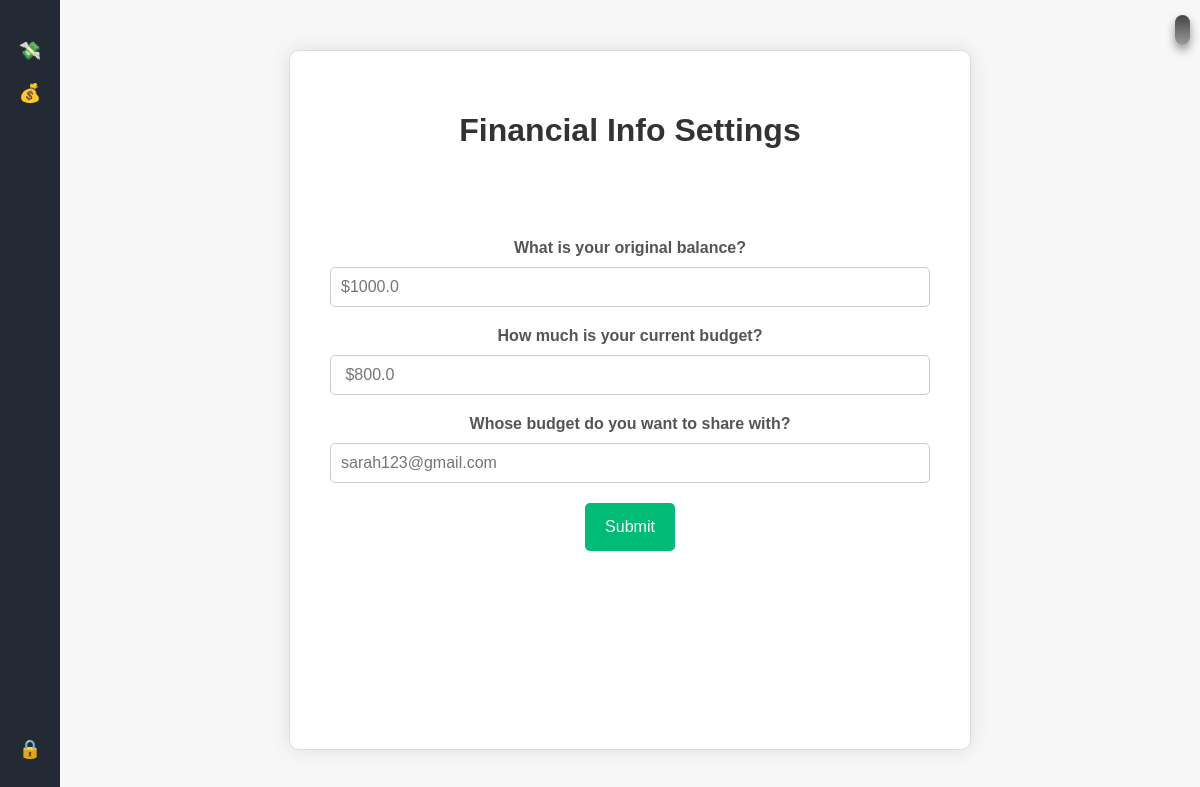
The app's page /settings/fillform (signed in), older data.
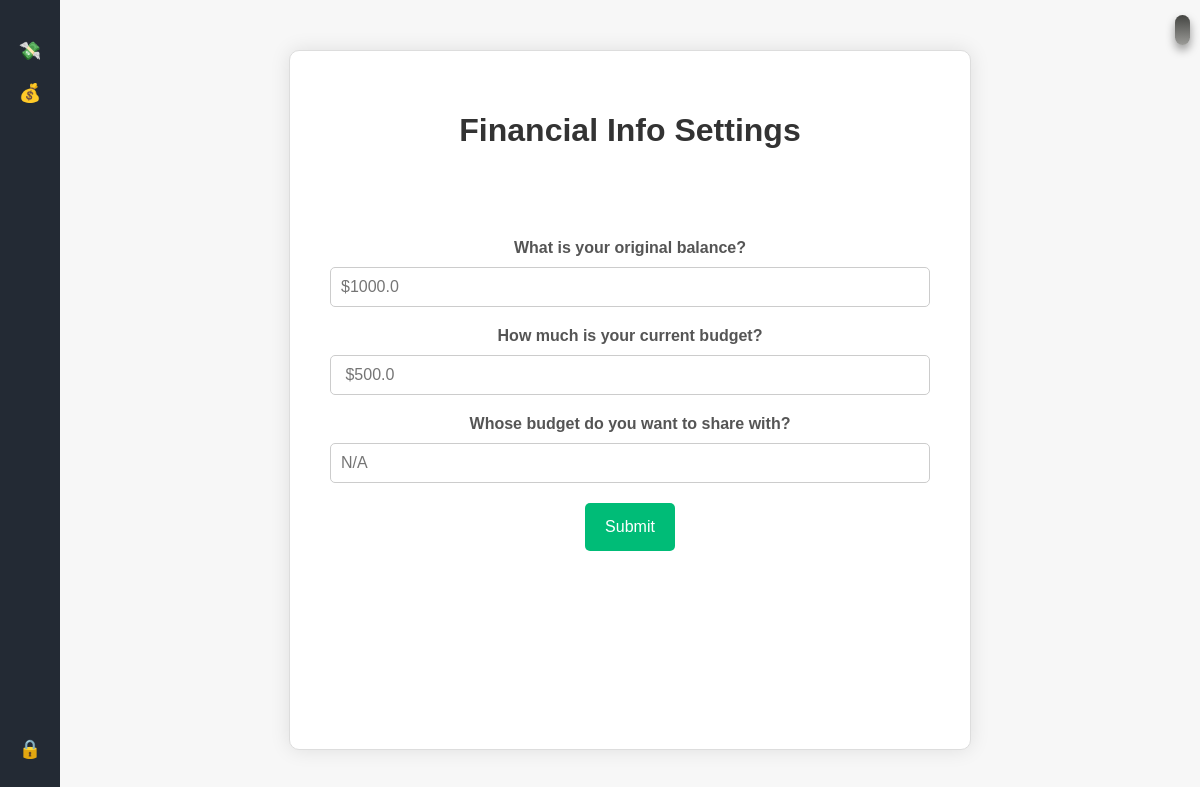
The same page, newer data.
### models.py (models this page shows, shortened)
class Customers(db.Model):
    cid = Column(Integer, primary_key=True)
    email = Column(String(255), nullable=False)
    first_name = Column(String(255), nullable=False)
    last_name = Column(String(255), nullable=False)
    password = Column(String(256), nullable=False)
    expenses = relationship("Expenses", back_populates="customer")
    shares_1 = relationship("Shares", foreign_keys="Shares.joint_id_1")
    shares_2 = relationship("Shares", foreign_keys="Shares.joint_id_2")
    balance = Column(Float, default=0)
    budget = Column(Float, default=0)
    joint = Column(String(255), default=None)
    spent = Column(Float, default=0)

### main.py (the view)
@app.route("/settings/fillform")
def set():
    if 'cid' not in session:
        return redirect(url_for('login'))
    customer = db.session.execute(db.select(Customers).where(
        Customers.cid == session['cid'])).scalar()
    return render_template('settings.html', balance=customer.balance, budget=customer.budget, joint=customer.joint)

### templates/settings.html (shortened to what this page needs)
{% extends "base.html" %}
{% block content %}
<link rel="stylesheet" href="{{ url_for('static', filename = 'settings.css') }}"/>
<div class="container">
  <h1>Financial Info Settings</h1>
  <form method="POST" id="theForm" action="{{ url_for('expense_update') }}">
    <label for="balance">What is your original balance?</label>
    <input
      type="number"
      id="balance"
      name="balance"
      placeholder="${{ balance }}"
    /><br />
    <label for="budget">How much is your current budget?</label>
    <input
      type="number"
      id="budget"
      name="budget"
      placeholder=" ${{ budget }}"
    /><br />
    <label for="joint">Whose budget do you want to share with?</label>
    <input
      type="text"
      id="joint"
      name="joint"
      placeholder="{{ joint }}"
    /><br />
    <input id="open_window_button" type="submit" value="Submit" data-modal-target="#modal"/>
  </form>
</div>
{% endblock %}

Row changes from the older to the newer data that the page shows:
changed Customers: budget "$800.0" → "$500.0"; joint "sarah123@gmail.com" → "N/A"
